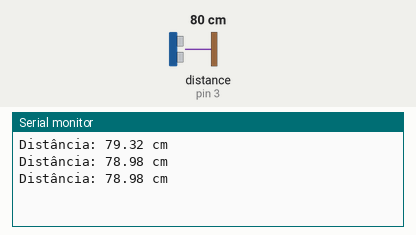
This sketch was run on a simulated Arduino Uno, built with avr-gcc and run on an emulated ATmega328P. On the bench: the last lines printed to the serial monitor. Wiring (inferred from the names in the program): ultrasonic range finder: trigger pin 2; echo pin 3. The inputs (shaded band) are chosen by the test bench; at power-on: distance to the obstacle (sensor on pin 3) 80 cm. The echo pulse lasts 58.3 µs per cm.

Above: at 1.3 s.
1.4 s: distance to the obstacle (sensor on pin 3) set to 2 cm
At 1.9 s:
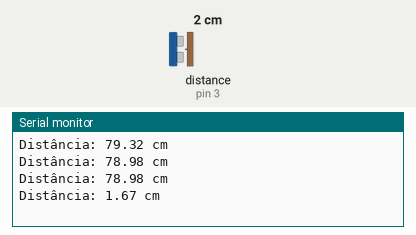
2.9 s: distance to the obstacle (sensor on pin 3) set to 4 cm
At 3.4 s:
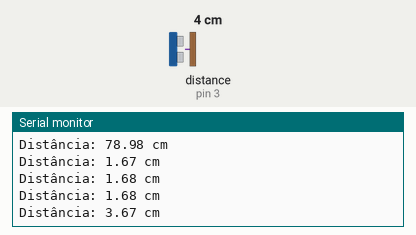
Timing chart, 0 to 5.9 s (numbered marks = the images above; inputs shaded):
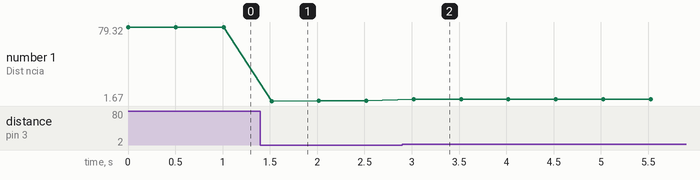

Measured:
- after the input at 1.4 s, the serial monitor: prints a new line after 0.12 s (image 1)
- after the input at 2.9 s, the serial monitor: prints a new line after 0.12 s (image 2)
- plotted number 1: 78.98 → 1.68 after the input at 1.4 s, 1.68 → 3.67 after the input at 2.9 s

The sketch:

Serial_ultrass_nico.ino
```cpp
#define pinEcho 3
#define pinTrig 2

void setup()
{
  pinMode(pinTrig, OUTPUT);
  pinMode(pinEcho, INPUT);

  Serial.begin(9600);
}

void loop()
{
  Serial.print("Distância: ");
  Serial.print(calcDist());
  Serial.println(" cm");
  delay(500);
}

float calcDist(){

  // Enviando um pulso sonoro
  digitalWrite(pinTrig, LOW);
  delayMicroseconds(2);
  digitalWrite(pinTrig, HIGH);
  delayMicroseconds(10);
  digitalWrite(pinTrig, LOW);

  // Lendo o tempo de ida e volta do pulso
  long duration = pulseIn(pinEcho, HIGH);

  // Calculando a distância em centímetros
  float dist = (duration * 0.034) / 2;
  return dist;
}
```
